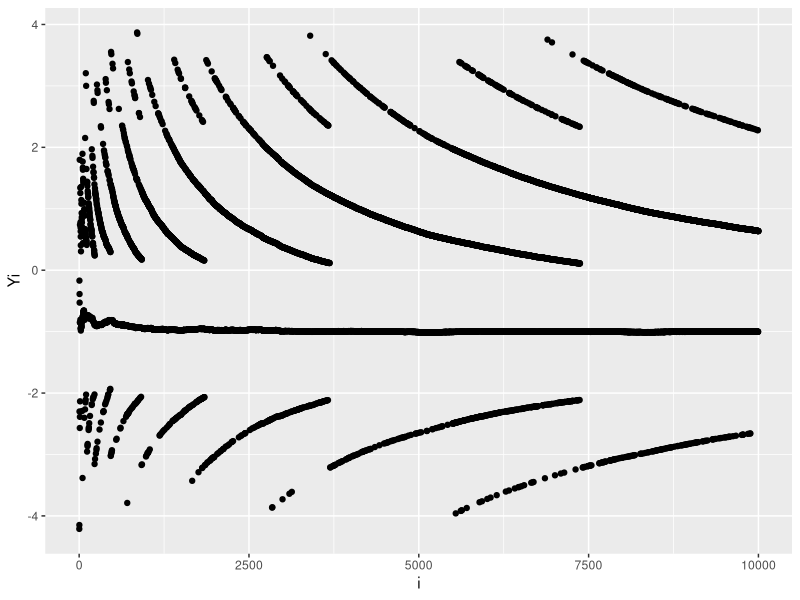
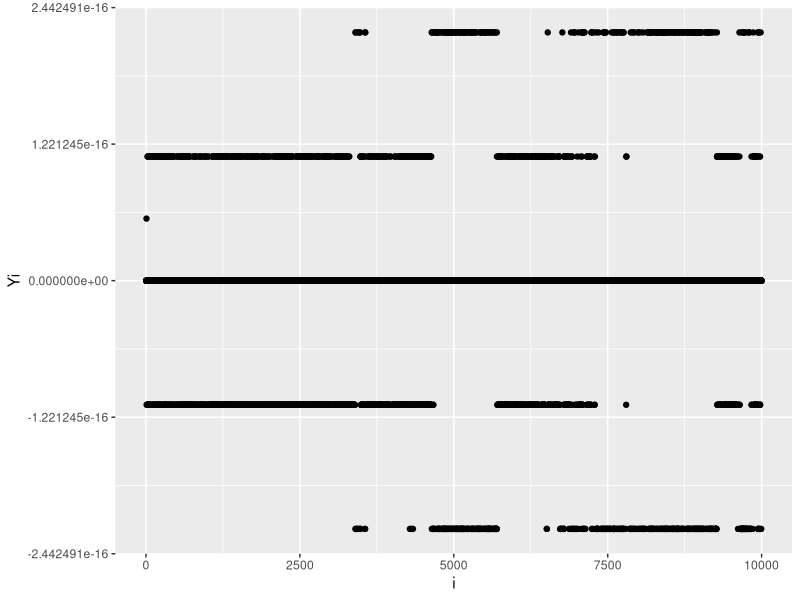
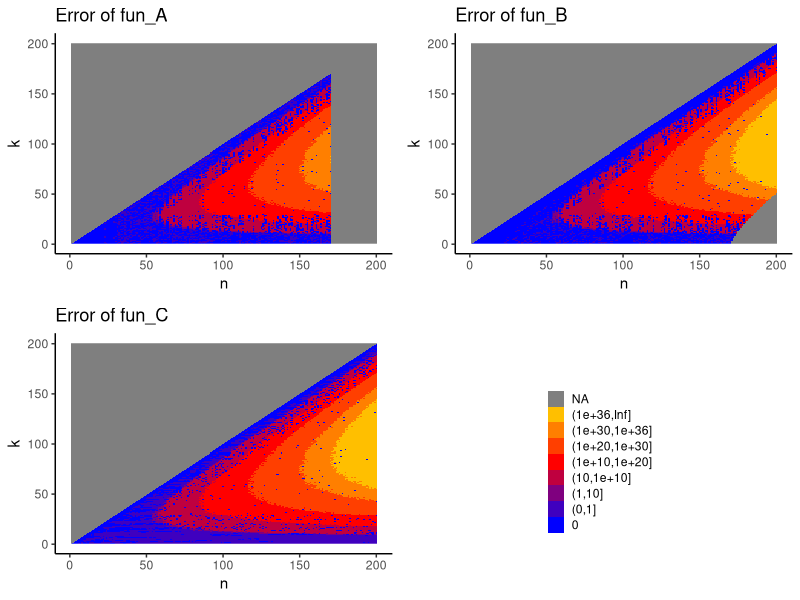
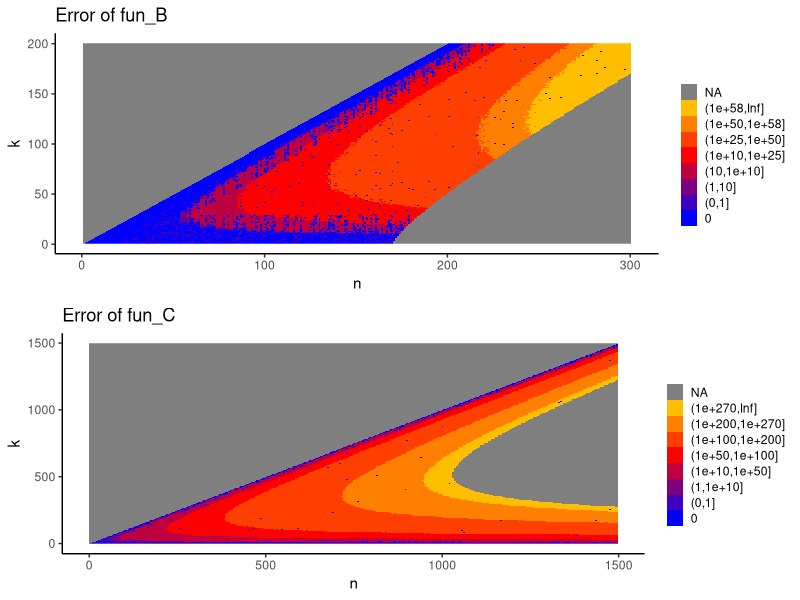
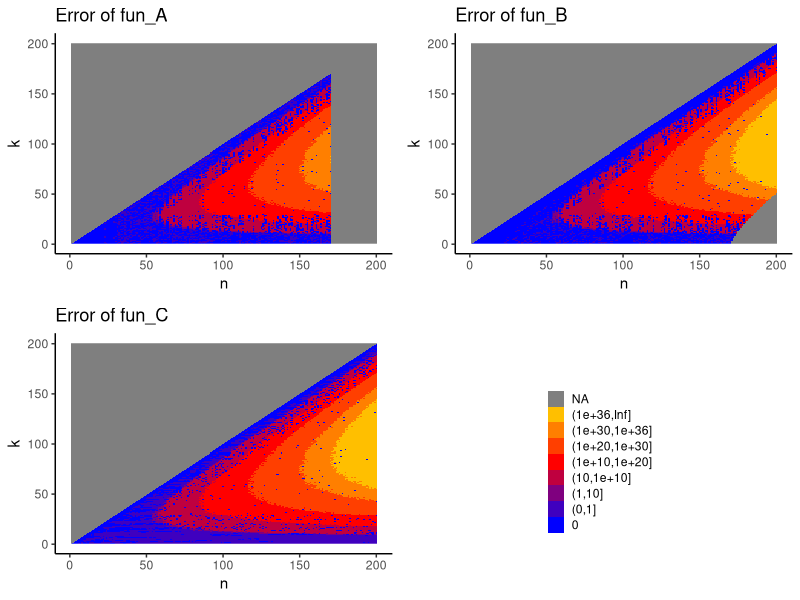
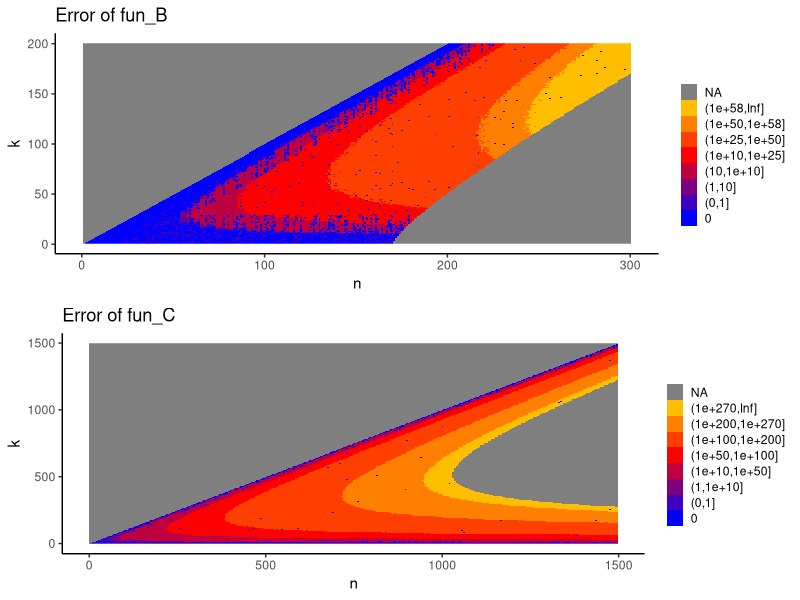

These charts were generated, in order, by the following R code:
## ---- chunk 1
knitr::opts_chunk$set(dev = 'pdf')
## ---- chunk 2
x1 <- 1/3 ; x2 <- 1/4

if (x1-x2 == 1/12){
  print("Subtraction is correct.")
  }else{
    print("Subtraction is wrong.")
  }
## ---- chunk 3
x1 <- 1/3 ; x2 <- 1/4

if ( signif(x1-x2) == signif(1/12)){
  print("Subtraction is correct.")
  }else{
    print("Subtraction is wrong.")
  }
## ---- chunk 4
x1 = 1/3 ; x2 = 1/4

if(all.equal(x1 - x2, 1/12)){
  print("Subtraction is correct")
} else{
  print("Subtraction is wrong")
}
## ---- chunk 5
x1 <- 1 ; x2 <- 1/2

if (x1-x2==1/2){
  print("Subtraction is correct.") 
  }else{
    print("Subtraction is wrong.")
  }
## ---- chunk 6
my_derivative <- function(x){
  e <- 10^(-15)
  d <- ((x + e) - x)/e
  return(d)
}
## ---- chunk 7
my_derivative(1)
my_derivative(100000)
## ---- chunk 8
myvar <- function(x){
  n <- length(x)
  s1 <- sum(x^2)
  s2 <- (1/n)*((sum(x))^2)
  variance <- (1/(n-1))*(s1-s2)
  return(variance)
}
## ---- chunk 9
x <- rnorm( n = 10000, mean = 10^8, sd = 1)
## ---- chunk 10
Y_i <- c()

for ( i in 1:length(x)){
  Y_i[i] <- myvar(x[1:i]) - var(x[1:i])
}

df1 <- data.frame( "i" = 1:length(Y_i), "Yi" = Y_i) 

library(ggplot2)

plot1 <- ggplot(df1, aes( x = i, y = Yi)) + geom_point()

plot1
## ---- chunk 11
myvar2 <- function(x){
  s <- sum((x-mean(x))^2)
  n <- length(x)
  variance <- s/(n-1)
  return(variance)
}

Y2_i <- c()

for ( i in 1:length(x)){
  Y2_i[i] <- myvar2(x[1:i]) - var(x[1:i])
}

df2 <- data.frame( "i" = 1:length(Y2_i), "Yi" = Y2_i) 

plot2 <- ggplot(df2, aes( x = i, y = Yi)) + geom_point()

plot2
## ---- chunk 12
fun_A <- function(n, k){
  return(prod(1:n) / (prod(1:k) * prod(1:(n-k))))
}

fun_B <- function(n, k){
  return(prod((k+1):n) / prod(1:(n-k)))
}

fun_C <- function(n, k){
  return(prod(((k+1):n) / (1:(n-k))))
}
## ---- chunk 13
library(tidyverse)
library(gridExtra)
## ---- chunk 14
n <- seq(1, 200)
k <- seq(1, 200)
fun_values_A = outer(n, k, Vectorize(fun_A)) - outer(n, k, choose)
fun_values_A = apply(fun_values_A, 1:2, function(x){if (is.infinite(x)) return(NA) else return(abs(x))})
colnames(fun_values_A) = k
rownames(fun_values_A) = n
dat = as.data.frame(fun_values_A) %>% 
  rownames_to_column(var="n") %>% 
  gather(k, value, -n) %>% 
  mutate(k=as.numeric(k), 
         n=as.numeric(n),
         value_range = cut(value, c(Inf, 10^36, 10^30, 10^20, 10^10, 10, 1, 0)))
zero_values_indices <- which(dat$value == 0)
prev_levels <- levels(dat$value_range)
dat$value_range <- as.character(dat$value_range)
dat$value_range[zero_values_indices] <- as.character(0)
dat$value_range <- factor(dat$value_range, levels=c("0", prev_levels))
plot_fun_A <- ggplot(dat, aes(n, k, fill=value_range)) + 
  geom_raster() +
  scale_fill_manual(values=colorRampPalette(c("blue", "red","yellow"))(9)) +
  theme_classic() +
  theme(legend.position = "none") +
  labs(title = "Error of fun_A")

n <- seq(1, 200)
k <- seq(1, 200)
fun_values_B = outer(n, k, Vectorize(fun_B)) - outer(n, k, choose)
fun_values_B = apply(fun_values_B, 1:2, function(x){if (is.infinite(x)) return(NA) else return(abs(x))})
colnames(fun_values_B) = k
rownames(fun_values_B) = n
dat = as.data.frame(fun_values_B) %>% 
  rownames_to_column(var="n") %>% 
  gather(k, value, -n) %>% 
  mutate(k=as.numeric(k), 
         n=as.numeric(n),
         value_range = cut(value, c(Inf, 10^36, 10^30, 10^20, 10^10, 10, 1, 0)))
zero_values_indices <- which(dat$value == 0)
prev_levels <- levels(dat$value_range)
dat$value_range <- as.character(dat$value_range)
dat$value_range[zero_values_indices] <- as.character(0)
dat$value_range <- factor(dat$value_range, levels=c("0", prev_levels))
plot_fun_B <- ggplot(dat, aes(n, k, fill=value_range)) + 
  geom_raster() +
  scale_fill_manual(values=colorRampPalette(c("blue", "red","yellow"))(9)) +
  theme_classic() +
  theme(legend.position = "none") +
  labs(title = "Error of fun_B")

n <- seq(1, 200)
k <- seq(1, 200)
fun_values_C = outer(n, k, Vectorize(fun_C)) - outer(n, k, choose)
fun_values_C = apply(fun_values_C, 1:2, function(x){if (is.infinite(x)) return(NA) else return(abs(x))})
colnames(fun_values_C) = k
rownames(fun_values_C) = n
dat = as.data.frame(fun_values_C) %>% 
  rownames_to_column(var="n") %>% 
  gather(k, value, -n) %>% 
  mutate(k=as.numeric(k), 
         n=as.numeric(n),
         value_range = cut(value, c(Inf, 10^36, 10^30, 10^20, 10^10, 10, 1, 0)))
zero_values_indices <- which(dat$value == 0)
prev_levels <- levels(dat$value_range)
dat$value_range <- as.character(dat$value_range)
dat$value_range[zero_values_indices] <- as.character(0)
dat$value_range <- factor(dat$value_range, levels=c("0", prev_levels))
plot_fun_C <- ggplot(dat, aes(n, k, fill=value_range)) + 
  geom_raster() +
  scale_fill_manual(values=colorRampPalette(c("blue", "red","yellow"))(9)) +
  theme_classic() +
  labs(title = "Error of fun_C", fill="") +
  theme(legend.key.size = unit(0.4, 'cm')) +
  guides(fill = guide_legend(reverse=TRUE))




get_legend<-function(myggplot){
    tmp <- ggplot_gtable(ggplot_build(myggplot))
    leg <- which(sapply(tmp$grobs, function(x) x$name) == "guide-box")
    legend <- tmp$grobs[[leg]]
    return(legend)
    }
grid.arrange(plot_fun_A, plot_fun_B, plot_fun_C + theme(legend.position = "none"), get_legend(plot_fun_C), ncol=2)
## ---- chunk 15
n <- seq(1, 300)
k <- seq(1, 200)
fun_values_B = outer(n, k, Vectorize(fun_B)) - outer(n, k, choose)
fun_values_B = apply(fun_values_B, 1:2, function(x){if (is.infinite(x)) return(NA) else return(abs(x))})
colnames(fun_values_B) = k
rownames(fun_values_B) = n
dat = as.data.frame(fun_values_B) %>% 
  rownames_to_column(var="n") %>% 
  gather(k, value, -n) %>% 
  mutate(k=as.numeric(k), 
         n=as.numeric(n),
         value_range = cut(value, c(Inf, 10^58, 10^50, 10^25, 10^10, 10, 1, 0)))
zero_values_indices <- which(dat$value == 0)
prev_levels <- levels(dat$value_range)
dat$value_range <- as.character(dat$value_range)
dat$value_range[zero_values_indices] <- as.character(0)
dat$value_range <- factor(dat$value_range, levels=c("0", prev_levels))
plot_fun_B_2 <- ggplot(dat, aes(n, k, fill=value_range)) + 
  geom_raster() +
  scale_fill_manual(values=colorRampPalette(c("blue", "red","yellow"))(9)) +
  theme_classic() +
  labs(title = "Error of fun_B", fill="") +
  theme(legend.key.size = unit(0.4, 'cm')) +
  guides(fill = guide_legend(reverse=TRUE))

n <- seq(1, 1500, by=5)
k <- seq(1, 1500, by=5)
fun_values_C = outer(n, k, Vectorize(fun_C)) - outer(n, k, choose)
fun_values_C = apply(fun_values_C, 1:2, function(x){if (is.infinite(x)) return(NA) else return(abs(x))})
colnames(fun_values_C) = k
rownames(fun_values_C) = n
dat = as.data.frame(fun_values_C) %>% 
  rownames_to_column(var="n") %>% 
  gather(k, value, -n) %>% 
  mutate(k=as.numeric(k), 
         n=as.numeric(n),
         value_range = cut(value, c(Inf, 10^270, 10^200, 10^100, 10^50, 10^10, 1, 0)))
zero_values_indices <- which(dat$value == 0)
prev_levels <- levels(dat$value_range)
dat$value_range <- as.character(dat$value_range)
dat$value_range[zero_values_indices] <- as.character(0)
dat$value_range <- factor(dat$value_range, levels=c("0", prev_levels))
plot_fun_C_2 <- ggplot(dat, aes(n, k, fill=value_range)) + 
  geom_raster() +
  scale_fill_manual(values=colorRampPalette(c("blue", "red","yellow"))(9)) +
  theme_classic() +
  labs(title = "Error of fun_C", fill="") +
  theme(legend.key.size = unit(0.4, 'cm')) +
  guides(fill = guide_legend(reverse=TRUE))

grid.arrange(plot_fun_B_2, plot_fun_C_2, ncol=1)
## ---- chunk 16
library(tidyverse)
library(gridExtra)
## ---- chunk 17
n <- seq(1, 200)
k <- seq(1, 200)
fun_values_A = outer(n, k, Vectorize(fun_A)) - outer(n, k, choose)
fun_values_A = apply(fun_values_A,
          1:2, function(x){if (is.infinite(x)) return(NA) else return(abs(x))})
colnames(fun_values_A) = k
rownames(fun_values_A) = n
dat = as.data.frame(fun_values_A) %>% 
  rownames_to_column(var="n") %>% 
  gather(k, value, -n) %>% 
  mutate(k=as.numeric(k), 
         n=as.numeric(n),
         value_range = cut(value, c(Inf, 10^36, 10^30, 10^20, 10^10, 10, 1, 0)))
zero_values_indices <- which(dat$value == 0)
prev_levels <- levels(dat$value_range)
dat$value_range <- as.character(dat$value_range)
dat$value_range[zero_values_indices] <- as.character(0)
dat$value_range <- factor(dat$value_range, levels=c("0", prev_levels))
plot_fun_A <- ggplot(dat, aes(n, k, fill=value_range)) + 
  geom_raster() +
  scale_fill_manual(values=colorRampPalette(c("blue", "red","yellow"))(9)) +
  theme_classic() +
  theme(legend.position = "none") +
  labs(title = "Error of fun_A")

n <- seq(1, 200)
k <- seq(1, 200)
fun_values_B = outer(n, k, Vectorize(fun_B)) - outer(n, k, choose)
fun_values_B = apply(fun_values_B,
          1:2, function(x){if (is.infinite(x)) return(NA) else return(abs(x))})
colnames(fun_values_B) = k
rownames(fun_values_B) = n
dat = as.data.frame(fun_values_B) %>% 
  rownames_to_column(var="n") %>% 
  gather(k, value, -n) %>% 
  mutate(k=as.numeric(k), 
         n=as.numeric(n),
         value_range = cut(value, c(Inf, 10^36, 10^30, 10^20, 10^10, 10, 1, 0)))
zero_values_indices <- which(dat$value == 0)
prev_levels <- levels(dat$value_range)
dat$value_range <- as.character(dat$value_range)
dat$value_range[zero_values_indices] <- as.character(0)
dat$value_range <- factor(dat$value_range, levels=c("0", prev_levels))
plot_fun_B <- ggplot(dat, aes(n, k, fill=value_range)) + 
  geom_raster() +
  scale_fill_manual(values=colorRampPalette(c("blue", "red","yellow"))(9)) +
  theme_classic() +
  theme(legend.position = "none") +
  labs(title = "Error of fun_B")

n <- seq(1, 200)
k <- seq(1, 200)
fun_values_C = outer(n, k, Vectorize(fun_C)) - outer(n, k, choose)
fun_values_C = apply(fun_values_C,
          1:2, function(x){if (is.infinite(x)) return(NA) else return(abs(x))})
colnames(fun_values_C) = k
rownames(fun_values_C) = n
dat = as.data.frame(fun_values_C) %>% 
  rownames_to_column(var="n") %>% 
  gather(k, value, -n) %>% 
  mutate(k=as.numeric(k), 
         n=as.numeric(n),
         value_range = cut(value, c(Inf, 10^36, 10^30, 10^20, 10^10, 10, 1, 0)))
zero_values_indices <- which(dat$value == 0)
prev_levels <- levels(dat$value_range)
dat$value_range <- as.character(dat$value_range)
dat$value_range[zero_values_indices] <- as.character(0)
dat$value_range <- factor(dat$value_range, levels=c("0", prev_levels))
plot_fun_C <- ggplot(dat, aes(n, k, fill=value_range)) + 
  geom_raster() +
  scale_fill_manual(values=colorRampPalette(c("blue", "red","yellow"))(9)) +
  theme_classic() +
  labs(title = "Error of fun_C", fill="") +
  theme(legend.key.size = unit(0.4, 'cm')) +
  guides(fill = guide_legend(reverse=TRUE))




get_legend<-function(myggplot){
    tmp <- ggplot_gtable(ggplot_build(myggplot))
    leg <- which(sapply(tmp$grobs, function(x) x$name) == "guide-box")
    legend <- tmp$grobs[[leg]]
    return(legend)
    }
grid.arrange(plot_fun_A,
             plot_fun_B, plot_fun_C + theme(legend.position = "none"),
             get_legend(plot_fun_C), ncol=2)
## ---- chunk 18
n <- seq(1, 300)
k <- seq(1, 200)
fun_values_B = outer(n, k, Vectorize(fun_B)) - outer(n, k, choose)
fun_values_B = apply(fun_values_B, 1:2,
                function(x){if (is.infinite(x)) return(NA) else return(abs(x))})
colnames(fun_values_B) = k
rownames(fun_values_B) = n
dat = as.data.frame(fun_values_B) %>% 
  rownames_to_column(var="n") %>% 
  gather(k, value, -n) %>% 
  mutate(k=as.numeric(k), 
         n=as.numeric(n),
         value_range = cut(value, c(Inf, 10^58, 10^50, 10^25, 10^10, 10, 1, 0)))
zero_values_indices <- which(dat$value == 0)
prev_levels <- levels(dat$value_range)
dat$value_range <- as.character(dat$value_range)
dat$value_range[zero_values_indices] <- as.character(0)
dat$value_range <- factor(dat$value_range, levels=c("0", prev_levels))
plot_fun_B_2 <- ggplot(dat, aes(n, k, fill=value_range)) + 
  geom_raster() +
  scale_fill_manual(values=colorRampPalette(c("blue", "red","yellow"))(9)) +
  theme_classic() +
  labs(title = "Error of fun_B", fill="") +
  theme(legend.key.size = unit(0.4, 'cm')) +
  guides(fill = guide_legend(reverse=TRUE))

n <- seq(1, 1500, by=5)
k <- seq(1, 1500, by=5)
fun_values_C = outer(n, k, Vectorize(fun_C)) - outer(n, k, choose)
fun_values_C = apply(fun_values_C,
          1:2, function(x){if (is.infinite(x)) return(NA) else return(abs(x))})
colnames(fun_values_C) = k
rownames(fun_values_C) = n
dat = as.data.frame(fun_values_C) %>% 
  rownames_to_column(var="n") %>% 
  gather(k, value, -n) %>% 
  mutate(k=as.numeric(k), 
         n=as.numeric(n),
         value_range = cut(value,
                           c(Inf, 10^270, 10^200, 10^100, 10^50, 10^10, 1, 0)))
zero_values_indices <- which(dat$value == 0)
prev_levels <- levels(dat$value_range)
dat$value_range <- as.character(dat$value_range)
dat$value_range[zero_values_indices] <- as.character(0)
dat$value_range <- factor(dat$value_range, levels=c("0", prev_levels))
plot_fun_C_2 <- ggplot(dat, aes(n, k, fill=value_range)) + 
  geom_raster() +
  scale_fill_manual(values=colorRampPalette(c("blue", "red","yellow"))(9)) +
  theme_classic() +
  labs(title = "Error of fun_C", fill="") +
  theme(legend.key.size = unit(0.4, 'cm')) +
  guides(fill = guide_legend(reverse=TRUE))

grid.arrange(plot_fun_B_2, plot_fun_C_2, ncol=1)
